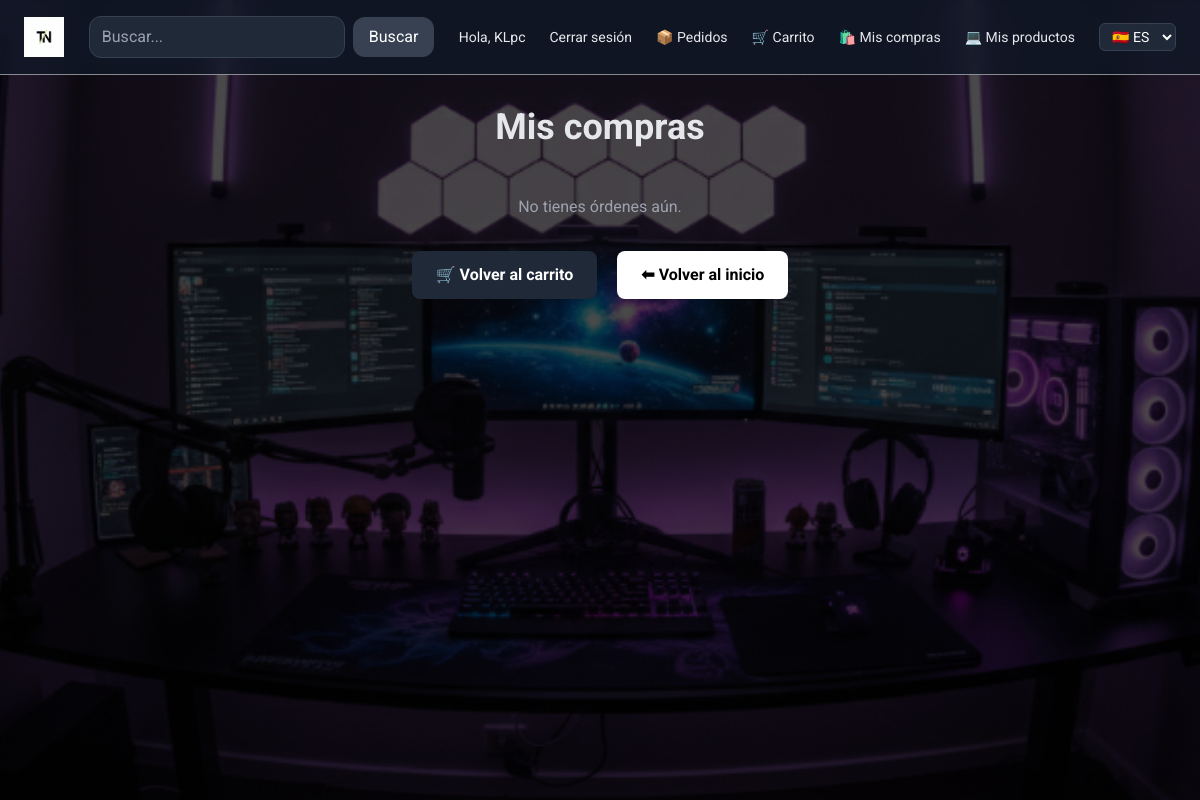
/ordenes/mis-ordenes/ (signed in), run on an earlier commit of the app's database.
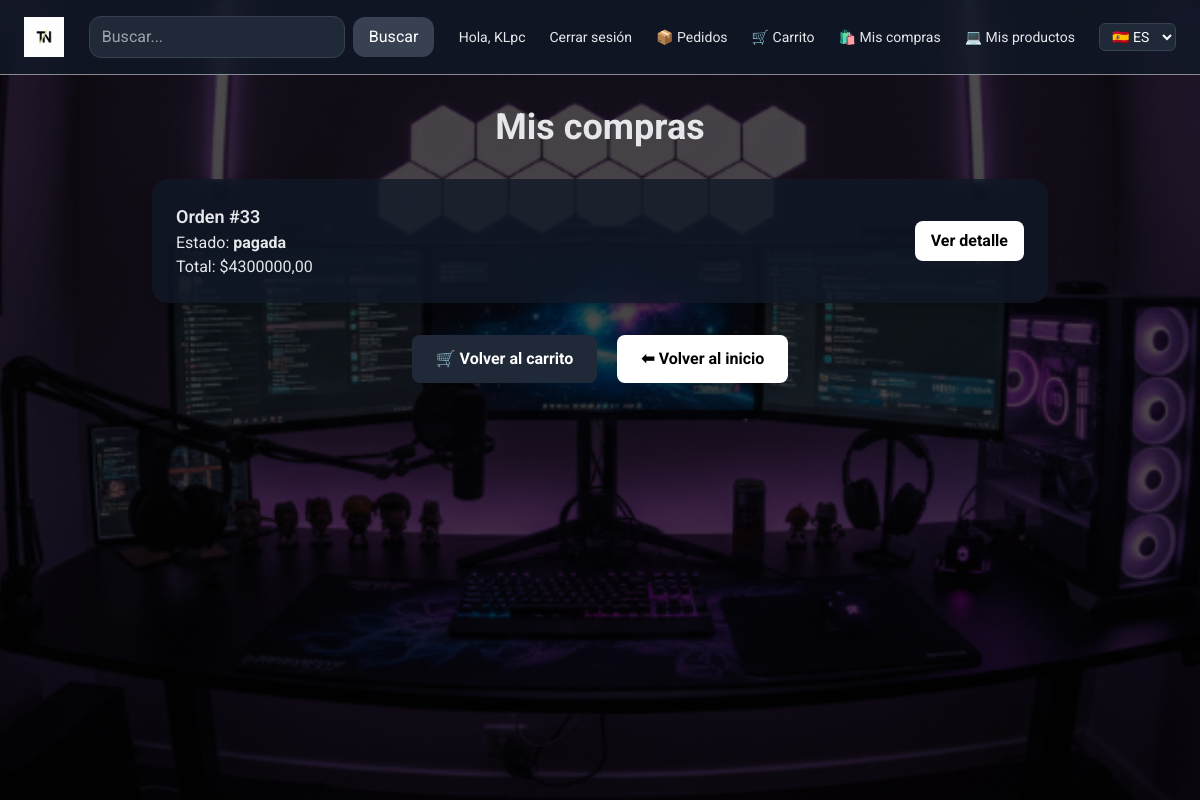
And on a later commit of the database.
### pedidos/models.py (models this page shows, shortened)
class Orden(models.Model):
    ESTADOS = [
        ("pendiente", _("Pendiente")),
        ("pagada", _("Pagada")),
        ("enviado", _("Enviado")),
        ("completada", _("Completada")),
        ("cancelada", _("Cancelada")),
    ]
    id = models.AutoField(primary_key=True, verbose_name=_("ID"))
    comprador = models.ForeignKey(
        settings.AUTH_USER_MODEL,
        on_delete=models.CASCADE,
        related_name="ordenes",
        verbose_name=_("Comprador"),
        help_text=_("Usuario que realiza la compra."),
    )
    fecha = models.DateTimeField(
        auto_now_add=True,
        verbose_name=_("Fecha de creación"),
        help_text=_("Fecha y hora en que se creó la orden."),
    )
    estado = models.CharField(
        max_length=20,
        choices=ESTADOS,
        default="pendiente",
        verbose_name=_("Estado"),
        help_text=_("Estado actual de la orden."),
    )
    total = models.DecimalField(
        max_digits=10,
        decimal_places=2,
        default=0,
        verbose_name=_("Total"),
        help_text=_("Valor total de la orden."),
    )
    class Meta:
        verbose_name = _("Orden")
        verbose_name_plural = _("Órdenes")

### pedidos/views.py (the view)
# urls.py: path("mis-ordenes/", views.lista_ordenes, name="lista_ordenes"),
@login_required
def lista_ordenes(request):
    ordenes = Orden.objects.filter(comprador=request.user).order_by('-id')
    return render(request, "pedidos/lista.html", {"ordenes": ordenes})

### pedidos/templates/pedidos/lista.html (shortened to what this page needs)
{% load static %}
{% load i18n %}
<!DOCTYPE html>
{% get_current_language as LANGUAGE_CODE %}
<html lang="{{ LANGUAGE_CODE|default:'es'|slice:':2' }}">
<head>
    <script src="https://cdn.tailwindcss.com"></script>
</head>
<body class="bg-gradient-to-b from-gray-900 via-gray-800 to-gray-950 text-gray-200 font-['Roboto']">
    <div class="fixed inset-0 -z-10">
        <img src="{% static 'productos/img/setup3.png' %}" alt="{% trans 'Setup gamer' %}" class="w-full h-full object-cover">
        <div class="absolute inset-0 bg-black/70"></div>
    </div>
    {% include 'navbar.html' %}
    <h1 class="text-4xl font-bold text-center my-8">{% trans "Mis compras" %}</h1>
    {% if ordenes %}
    <ul class="flex flex-col gap-4 max-w-4xl mx-auto">
        {% for orden in ordenes %}
        <li
            class="bg-gray-900/80 p-6 rounded-2xl shadow-lg flex flex-col md:flex-row justify-between items-start md:items-center gap-4 hover:scale-105 transition-transform">
            <div>
                <p class="font-semibold text-lg">
                </p>
                <p>
                    {% trans "Estado:" %} <span class="font-bold">{{ orden.estado }}</span>
                </p>
                <p>
                    {% trans "Total:" %} ${{ orden.total }}
                </p>
            </div>
            <div class="flex gap-3 mt-4 md:mt-0">
                <a href="{% url 'detalle_orden' orden.id %}"
                    class="px-4 py-2 bg-white text-black font-bold rounded-lg hover:bg-gray-200 transition">
                    {% trans "Ver detalle" %}
                </a>
            </div>
        </li>
        {% endfor %}
    </ul>
    {% else %}
    <p class="text-center text-gray-400 mt-12">{% trans "No tienes órdenes aún." %}</p>
    {% endif %}
    <div class="text-center mt-8">
        <a href="{% url 'ver_carrito' %}"
            class="px-6 py-3 bg-gray-800 text-white font-bold rounded-lg hover:bg-gray-700 transition inline-block mr-4">
            🛒 {% trans "Volver al carrito" %}
        </a>
        <a href="{% url 'home' %}"
            class="px-6 py-3 bg-white text-black font-bold rounded-lg hover:bg-gray-200 transition inline-block">
            ⬅ {% trans "Volver al inicio" %}
        </a>
    </div>
</body>
</html>

What changed in the data, as far as the page shows it:
added Orden: estado "pagada", total "4300000,00"
Also different on the page:
text no longer shown: "No tienes órdenes aún."
